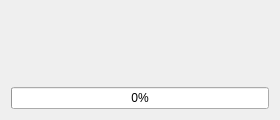
<?xml version="1.0" encoding="UTF-8"?>
<ui version="4.0">
 <class>FilterLoadingDialog</class>
 <widget class="QDialog" name="FilterLoadingDialog">
  <property name="geometry">
   <rect>
    <x>0</x>
    <y>0</y>
    <width>280</width>
    <height>120</height>
   </rect>
  </property>
  <property name="sizePolicy">
   <sizepolicy hsizetype="Fixed" vsizetype="Fixed">
    <horstretch>0</horstretch>
    <verstretch>0</verstretch>
   </sizepolicy>
  </property>
  <property name="windowTitle">
   <string>Filtering... Please wait...</string>
  </property>
  <property name="modal">
   <bool>true</bool>
  </property>
  <layout class="QVBoxLayout" name="verticalLayout">
   <item>
    <widget class="QLabel" name="label_loading">
     <property name="text">
      <string/>
     </property>
     <property name="textFormat">
      <enum>Qt::PlainText</enum>
     </property>
     <property name="alignment">
      <set>Qt::AlignCenter</set>
     </property>
    </widget>
   </item>
   <item>
    <widget class="QProgressBar" name="progressBar_loading">
     <property name="value">
      <number>0</number>
     </property>
    </widget>
   </item>
  </layout>
 </widget>
 <resources/>
 <connections/>
</ui>
